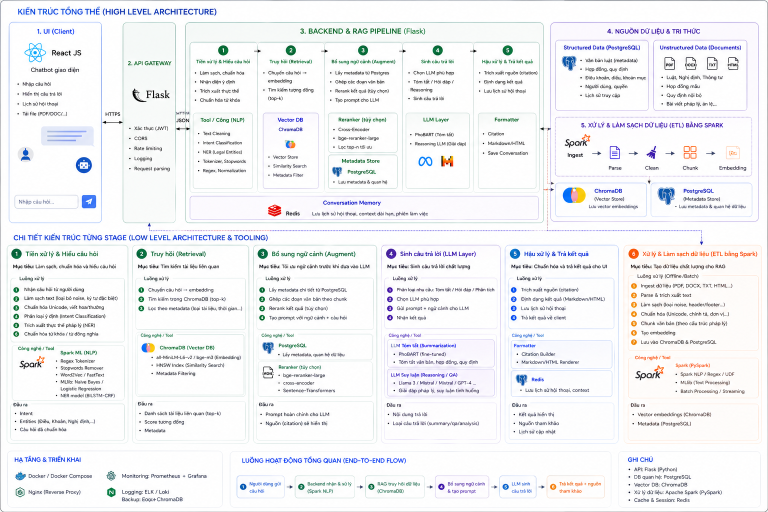
#> input picture DoAn.png, 1536 x 1024 px (shown at 1/2 size)
$ python -i aug_validator.py   (imports and definitions only)
#> lines starting #> are read from the running program, lines starting #| are printed output that depends on the picture
#> further down, picture is the input picture: PIL image 1536x1024 RGB; mean R, G, B 240.9, 241.7, 243.9
"""
Augmentation feature-similarity gate (OOP).
ImageFingerprint — extract compact visual feature (RGB histogram + Sobel edge density).
FeatureComparator — cosine similarity between two feature vectors.
AugmentationValidator — facade: build a baseline once, then validate each augmented candidate; reject if similarity drops below threshold.
Compares augmented image against its original to prevent transforms that destroy
class-defining features (e.g. a crop that removes a snowy region).
"""
from __future__ import annotations
import numpy as np
from PIL import Image

class SobelOperator:

    KERNEL_X = np.array([[-1, 0, 1], [-2, 0, 2], [-1, 0, 1]], dtype = np.float32)
    KERNEL_Y = np.array([[-1, -2, -1], [0, 0, 0], [1, 2, 1]], dtype = np.float32)

    @classmethod
    def magnitude(cls, gray: np.ndarray) -> np.ndarray:
        gx = cls._conv2d_valid(gray, cls.KERNEL_X)
        gy = cls._conv2d_valid(gray, cls.KERNEL_Y)
        return np.sqrt(gx * gx + gy * gy)

    @staticmethod
    def _conv2d_valid(arr: np.ndarray, kernel: np.ndarray) -> np.ndarray:
        k = kernel
        return (
            k[0, 0] * arr[0:-2, 0:-2] + k[0, 1] * arr[0:-2, 1:-1] + k[0, 2] * arr[0:-2, 2:] +
            k[1, 0] * arr[1:-1, 0:-2] + k[1, 1] * arr[1:-1, 1:-1] + k[1, 2] * arr[1:-1, 2:] +
            k[2, 0] * arr[2:, 0:-2] + k[2, 1] * arr[2:, 1:-1] + k[2, 2] * arr[2:, 2:]
        )

class ImageFingerprint:

    # 96-dim RGB histogram + 16-dim Sobel edge histogram = 112-dim fingerprint.

    def __init__(self, hist_bins: int = 32, edge_bins: int = 16, downsample_size: int = 96):
        self.hist_bins = hist_bins
        self.edge_bins = edge_bins
        self.downsample_size = downsample_size

    def extract(self, img: Image.Image) -> np.ndarray:
        arr = self._to_normalized_array(img)
        color_hist = self._color_histogram(arr)
        edge_hist  = self._edge_histogram(arr)
        return np.concatenate([color_hist, edge_hist])

    def _to_normalized_array(self, img: Image.Image) -> np.ndarray:
        small = img.convert("RGB").resize(
            (self.downsample_size, self.downsample_size),
            Image.Resampling.BILINEAR,
        )
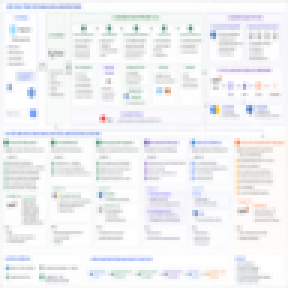
#> small: PIL image 96x96 RGB (shown 3 times larger); mean R, G, B 241, 241.8, 244
        return np.asarray(small, dtype = np.float32) / 255.0
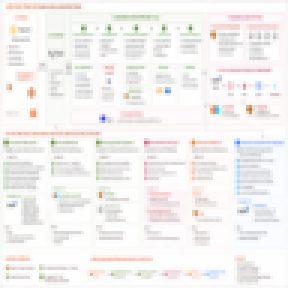
#> returned value: shape (96, 96, 3) float32 (shown 3 times larger); mean of channels 0, 1, 2 0.945, 0.948, 0.957; drawn as B, G, R

    def _color_histogram(self, arr: np.ndarray) -> np.ndarray:
        parts = []
        for channel in range(3):
            counts, _ = np.histogram(arr[..., channel], bins = self.hist_bins, range = (0.0, 1.0))
            parts.append(counts.astype(np.float32))
#> after the loop, parts = 3 items
        hist = np.concatenate(parts)
#> hist = 96 values, max 5621 at index 95, min 0 at index 0, mean 288
#> in extract, `color_hist = self._color_histogram(arr)`: color_hist = 96 values, max 0.203 at index 95, min 0 at index 0, mean 0.0104
        return self._normalize(hist)

    def _edge_histogram(self, arr: np.ndarray) -> np.ndarray:
        gray = arr.mean(axis = 2)
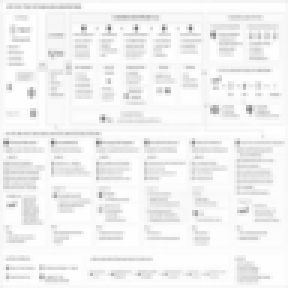
#> gray: shape (96, 96) float32 (shown 3 times larger); min 0.468, max 1, mean 0.95
        magnitude = SobelOperator.magnitude(gray)
#> in _conv2d_valid, `k = kernel`: k = [[-1, 0, 1], [-2, 0, 2], [-1, 0, 1]]
#> in _conv2d_valid, `return ( k[0, 0] * arr[0:-2, 0:-2] + k[0, 1] * arr[0:-2, 1:-1] + k[0, ..`:
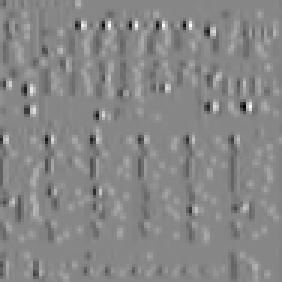
#> returned value: shape (94, 94) float32 (shown 3 times larger); min -1.68, max 1.49, mean 0.00112; drawn with min black and max white
#> in _conv2d_valid (call 2), `k = kernel`: k = [[-1, -2, -1], [0, 0, 0], [1, 2, 1]]
#> in _conv2d_valid (call 2), `return ( k[0, 0] * arr[0:-2, 0:-2] + k[0, 1] * arr[0:-2, 1:-1] + k[0, ..`:
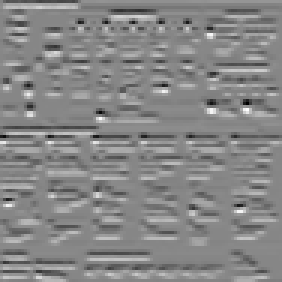
#> returned value: shape (94, 94) float32 (shown 3 times larger); min -1.44, max 1.28, mean 0.00129; drawn with min black and max white
#> in magnitude, `return np.sqrt(gx * gx + gy * gy)`:
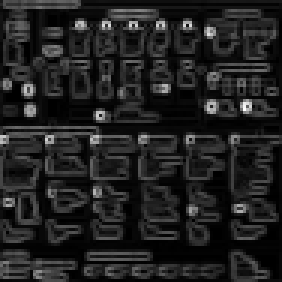
#> returned value: shape (94, 94) float32 (shown 3 times larger); min 5.96e-08, max 1.75, mean 0.23; drawn with min black and max white
        counts, _ = np.histogram(magnitude, bins = self.edge_bins, range = (0.0, 2.0))
#> counts = [3806, 1711, 1433, 922, 513, 211, 70, 55, 36, 39, 24, 11, 3, 2, 0, 0]
        return self._normalize(counts.astype(np.float32))

    @staticmethod
    def _normalize(vec: np.ndarray) -> np.ndarray:
        return vec / (vec.sum() + 1e-8)

class FeatureComparator:

    @staticmethod
    def cosine(a: np.ndarray, b: np.ndarray) -> float:
        denom = float(np.linalg.norm(a) * np.linalg.norm(b))
        if denom == 0.0:
            return 0.0
        return float(np.dot(a, b) / denom)

class ValidationResult:

    def __init__(self, accepted: bool, similarity: float, threshold: float):
        self.accepted = accepted
        self.similarity = similarity
        self.threshold = threshold

    def __bool__(self) -> bool:
        return self.accepted

    def __repr__(self) -> str:
        verdict = "ACCEPT" if self.accepted else "REJECT"
        return f"<ValidationResult {verdict} sim={self.similarity:.3f} thr={self.threshold:.2f}>"

class AugmentationValidator:

    # Facade: cache a baseline fingerprint, then validate candidates.

    DEFAULT_THRESHOLD = 0.85

    def __init__(self, threshold: float = DEFAULT_THRESHOLD, fingerprint: ImageFingerprint | None = None, comparator: FeatureComparator | None = None):
        self.threshold = threshold
        self.fingerprint = fingerprint or ImageFingerprint()
        self.comparator  = comparator or FeatureComparator()
        self._baseline: np.ndarray | None = None

    def set_baseline(self, img: Image.Image) -> np.ndarray:
        self._baseline = self.fingerprint.extract(img)
        return self._baseline

    def validate(self, candidate: Image.Image) -> ValidationResult:
        if self._baseline is None:
            raise RuntimeError("Call set_baseline() before validate().")
        candidate_feat = self.fingerprint.extract(candidate)
        sim = self.comparator.cosine(self._baseline, candidate_feat)
        return ValidationResult(accepted = sim >= self.threshold, similarity = sim, threshold = self.threshold)

>>> from PIL import Image
>>> picture = Image.open('../../DoAn.png')
>>> result = ImageFingerprint().extract(picture)
#> in extract, `edge_hist  = self._edge_histogram(arr)`: edge_hist = [0.431, 0.194, 0.162, 0.104, 0.0581, 0.0239, 0.00792, 0.00622, 0.00407, 0.00441, 0.00272, 0.00124, 0.00034, 0.000226, 0, 0]
#> result = 112 values, max 0.431 at index 96, min 0 at index 0, mean 0.0179
